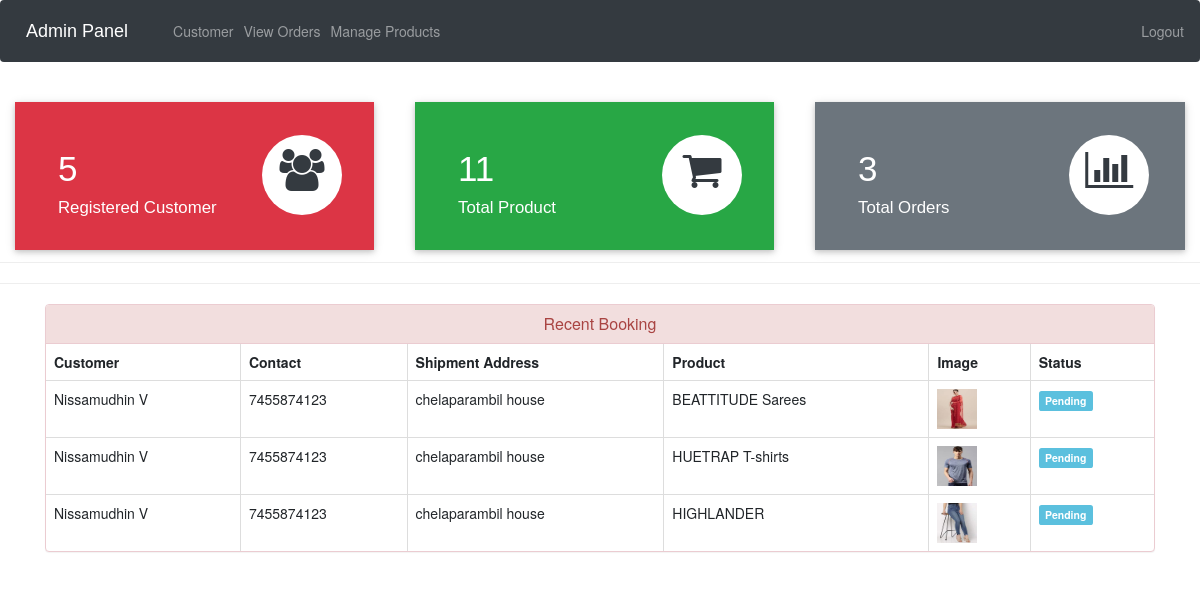
Page /admin-dashboard (signed in) on the committed database.
### ecom/models.py (models this page shows, shortened)
class Customer(models.Model):
    user=models.OneToOneField(User,on_delete=models.CASCADE)
    profile_pic= models.ImageField(upload_to='profile_pic/CustomerProfilePic/',null=True,blank=True)
    address = models.CharField(max_length=40)
    mobile = models.CharField(max_length=20,null=False)
    @property
    def get_name(self):
        return self.user.first_name+" "+self.user.last_name

class Orders(models.Model):
    STATUS =(
        ('Pending','Pending'),
        ('Order Confirmed','Order Confirmed'),
        ('Out for Delivery','Out for Delivery'),
        ('Delivered','Delivered'),
    )
    customer=models.ForeignKey('Customer', on_delete=models.CASCADE,null=True)
    product=models.ForeignKey('Product',on_delete=models.CASCADE,null=True)
    email = models.CharField(max_length=50,null=True)
    address = models.CharField(max_length=500,null=True)
    mobile = models.CharField(max_length=20,null=True)
    order_date= models.DateField(auto_now_add=True,null=True)
    status=models.CharField(max_length=50,null=True,choices=STATUS)

class Product(models.Model):
    name=models.CharField(max_length=40)
    product_image= models.ImageField(upload_to='product_image/',null=True,blank=True)
    price = models.PositiveIntegerField()
    description=models.CharField(max_length=40)

### ecom/views.py (the view)
# urls.py: path('admin-dashboard', views.admin_dashboard_view,name='admin-dashboard'),
@login_required(login_url='adminlogin')
def admin_dashboard_view(request):
    customercount=models.Customer.objects.all().count()
    productcount=models.Product.objects.all().count()
    ordercount=models.Orders.objects.all().count()
    orders=models.Orders.objects.all()
    ordered_products=[]
    ordered_bys=[]
    for order in orders:
        ordered_product=models.Product.objects.all().filter(id=order.product.id)
        ordered_by=models.Customer.objects.all().filter(id = order.customer.id)
        ordered_products.append(ordered_product)
        ordered_bys.append(ordered_by)
    mydict={
    'customercount':customercount,
    'productcount':productcount,
    'ordercount':ordercount,
    'data':zip(ordered_products,ordered_bys,orders),
    }
    return render(request,'ecom/admin_dashboard.html',context=mydict)

### templates/ecom/admin_dashboard.html
{% extends 'ecom/admin_base.html' %}
{% load static %}
{% block content %}
<br>
{%include 'ecom/admin_dashboard_cards.html'%}
<br><br><br><br><br>
<hr><hr>
<div class="container" >
    <div class="panel panel-danger" >
      <div class="panel-heading" style="text-align:center;">
        <h6 class="panel-title">Recent Booking</h6>
      </div>
      <table class="table table-hover table-bordered" id="dev-table">
        <thead>
          <tr>
            <th>Customer</th>
            <th>Contact</th>
            <th>Shipment Address</th>
            <th>Product</th>
            <th>Image</th>
            <th>Status</th>
          </tr>
        </thead>
        {% for product,customer,order in data %}
        <tr>
          {% for c in customer %}
          <td> {{c.get_name}}</td>
          <td>{{c.mobile}}</td>
          <td>{{order.address}}</td>
          {% endfor %}
          {% for p in product %}
          <td> {{p.name}}</td>
          <td> <img src="{% static p.product_image.url %}" alt="Profile Pic" height="40px" width="40px" /></td>
          {% if order.status == 'Pending'%}
          <td> <span class="label label-info">{{order.status}}</span></td>
          {% elif order.status == 'Delivered' %}
          <td> <span class="label label-success">{{order.status}}</span></td>
          {% elif order.status == 'Out for Delivery' %}
          <td> <span class="label label-warning">{{order.status}}</span></td>
          {%else%}
            <td> <span class="label label-primary">{{order.status}}</span></td>
          {%endif%}
          {% endfor %}
        </tr>
        {% endfor %}
      </table>
  </div>
</div>
{% endblock content %}

### rows in the picture
Orders: address "chelaparambil house", status "Pending"
Customer: get_name "Nissamudhin V", mobile "7455874123"
Product: name "BEATTITUDE Sarees", product_image (picture)
Orders: address "chelaparambil house", status "Pending"
Product: name "HUETRAP T-shirts", product_image (picture)
Orders: address "chelaparambil house", status "Pending"
Product: name "HIGHLANDER", product_image (picture)

### other values in the picture
{{ customercount }} "5"
{{ productcount }} "11"
{{ ordercount }} "3"
